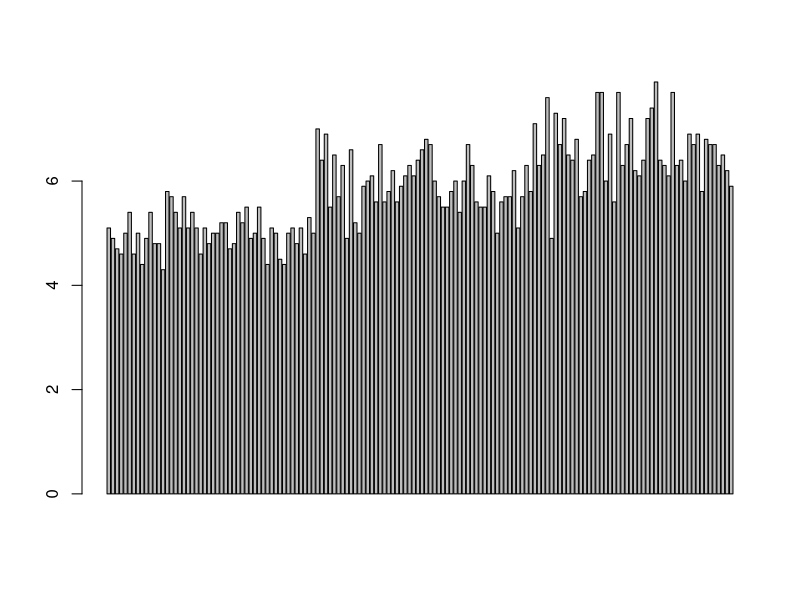
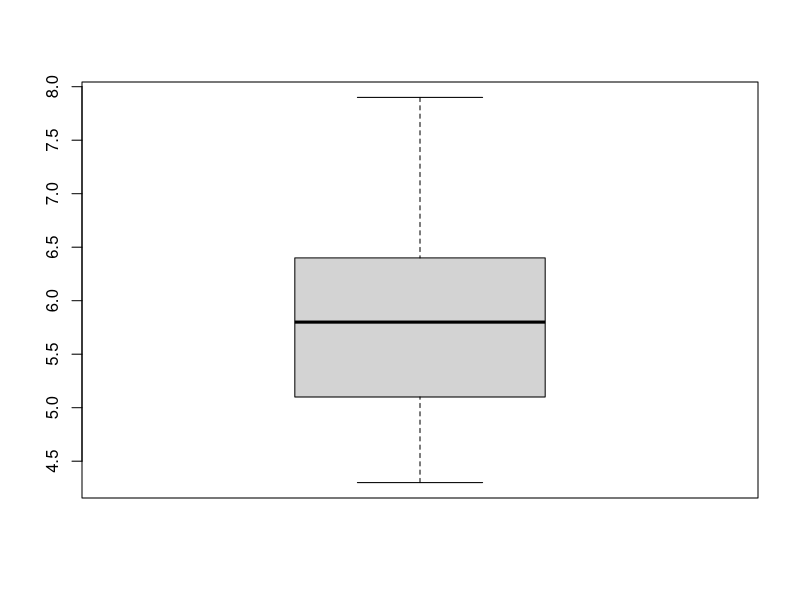
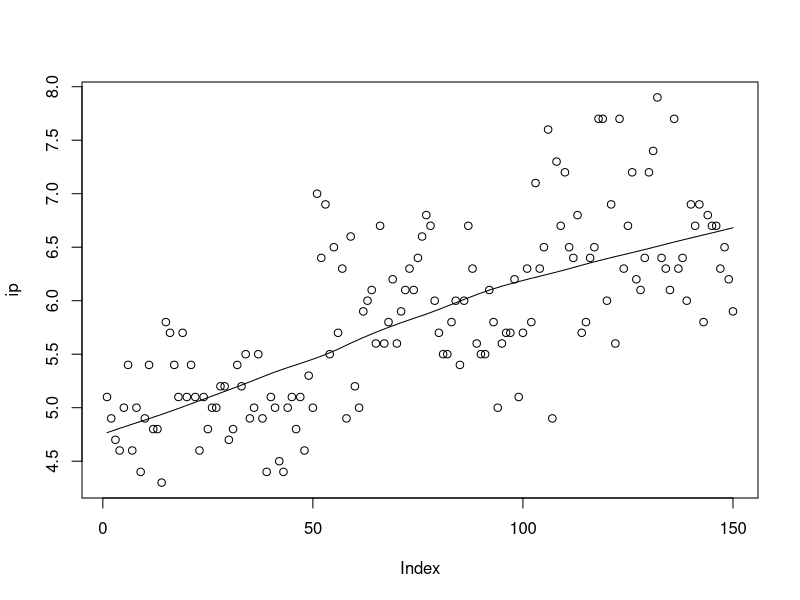

Write R code to recreate these figures, in order. (Note: this script raises an error after producing the figures.)
library(officer)
library(magrittr) # need to run every time you start R and want to use %>%
library(dplyr)
library(stringi)

#defining the document name
my_doc <- read_docx() 



barPlot <- function(ip){
  src1 <- tempfile(fileext = ".png")
  png(filename = src1, width = 5, height = 6, units = 'in', res = 300)
  barplot(ip)
  dev.off()
  src1 <<- src1
}

boxPlot <- function(ip){
  src2 <- tempfile(fileext = ".png")
  png(filename = src2, width = 5, height = 6, units = 'in', res = 300)
  boxplot(ip)
  dev.off()
  src2 <<- src2
}

scatterPlot <- function(ip){
  src3 <- tempfile(fileext = ".png")
  png(filename = src3, width = 5, height = 6, units = 'in', res = 300)
  scatter.smooth(ip)
  dev.off()
  src3 <<- src3
}



writing <- function(what="text",vars.name.pass=NULL,vars.val.pass=NULL,analysis=NULL){
  
  
  
  
  if(what=="text"){
    
    if(analysis=="mean"){
      TextInfomation1 <<-  paste(vars.name.pass, " mean is:", mean(data[,vars.name.pass]))
      dyn.command <- paste(dyn.command,'body_add_par(TextInfomation1, style = "Normal") %>%') 
      dyn.command <<- paste(dyn.command,'body_add_par("", style = "Normal") %>%') # blank paragraph
      
    }
    
    if(analysis=="sd"){
      
      TextInfomation2 <<-  paste(vars.name.pass, " sd is:", sd(data[,vars.name.pass]))
      dyn.command <- paste(dyn.command,'body_add_par(TextInfomation2, style = "Normal") %>%') 
      dyn.command <<- paste(dyn.command,'body_add_par("", style = "Normal") %>%') # blank paragraph
      
    }
    
    if(analysis=="median"){
      
      TextInfomation3 <<-  paste(vars.name.pass, " median is:", median(data[,vars.name.pass]))
      dyn.command <- paste(dyn.command,'body_add_par(TextInfomation3, style = "Normal") %>%') 
      dyn.command <<- paste(dyn.command,'body_add_par("", style = "Normal") %>%') # blank paragraph
      
    }
    
  }
  
  if(what=="scatter"){
    src3 <<- scatterPlot(data[,paste(vars.name.pass)])
    dyn.command <<- paste(dyn.command,'body_add_par("Scatter Plot is: ", style = "Normal") %>%') # blank paragraph
    dyn.command <<- paste(dyn.command,'body_add_img(src = src3, width = 5, height = 6, style = "centered") %>%')
    dyn.command <<- paste(dyn.command,'body_add_par("", style = "Normal") %>%') # blank paragraph
  }
  
  if(what=="bar"){
    src1 <<- barPlot(data[,paste(vars.name.pass)])
    dyn.command <<- paste(dyn.command,'body_add_par("Bar Plot is: ", style = "Normal") %>%') # blank paragraph
    dyn.command <<- paste(dyn.command,'body_add_img(src = src1, width = 5, height = 6, style = "centered") %>%')
    dyn.command <<- paste(dyn.command,'body_add_par("", style = "Normal") %>%') # blank paragraph
  }
  
  if(what=="box"){
    src2 <<- boxPlot(data[,paste(vars.name.pass)])
    dyn.command <<- paste(dyn.command,'body_add_par("Box Plot is: ", style = "Normal") %>%') # blank paragraph
    dyn.command <<- paste(dyn.command,'body_add_img(src = src2, width = 5, height = 6, style = "centered") %>%')
    dyn.command <<- paste(dyn.command,'body_add_par("", style = "Normal") %>%') # blank paragraph
  }
  
  if(what=="table"){
    TableToSave <<- head(data)
    dyn.command <<- paste(dyn.command,'body_add_par("A short example of your data to analyze: ", style = "Normal") %>%') # blank paragraph
    dyn.command <<- paste(dyn.command, 'body_add_table(TableToSave, style = "table_template") %>%') 
    dyn.command <<- paste(dyn.command,'body_add_par("", style = "Normal") %>%') # blank paragraph
  }
  
  
}

#Example with iris dataset
data <- iris


for(var in 1:(ncol(data)-1)){
  
  dyn.command <<- 'my_doc <- my_doc %>%'
  
  if(var ==1){
    writing(what = "table",vars.name.pass = NULL,analysis = NULL)
  }
  
  writing(what = "text",vars.name.pass = paste(names(data)[var]),analysis = "mean")
  writing(what = "text",vars.name.pass = paste(names(data)[var]),analysis = "sd")
  writing(what = "text",vars.name.pass = paste(names(data)[var]),analysis = "median")
  writing(what = "bar",vars.name.pass = paste(names(data)[var]),analysis = NULL)
  writing(what = "box",vars.name.pass = paste(names(data)[var]),analysis = NULL)
  writing(what = "scatter",vars.name.pass = paste(names(data)[var]),analysis = NULL)
  
  dyn.command <<- noquote(stri_replace_last_fixed(dyn.command, " %>%", ""))
  
  #browser()
  
  eval(parse(text=dyn.command))
  
  print(my_doc, target = "Temp.docx")
  
}
